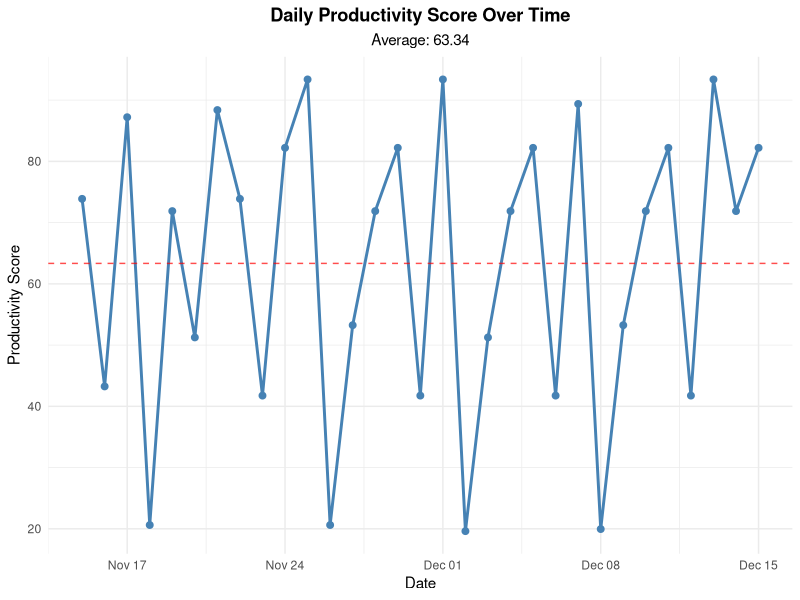
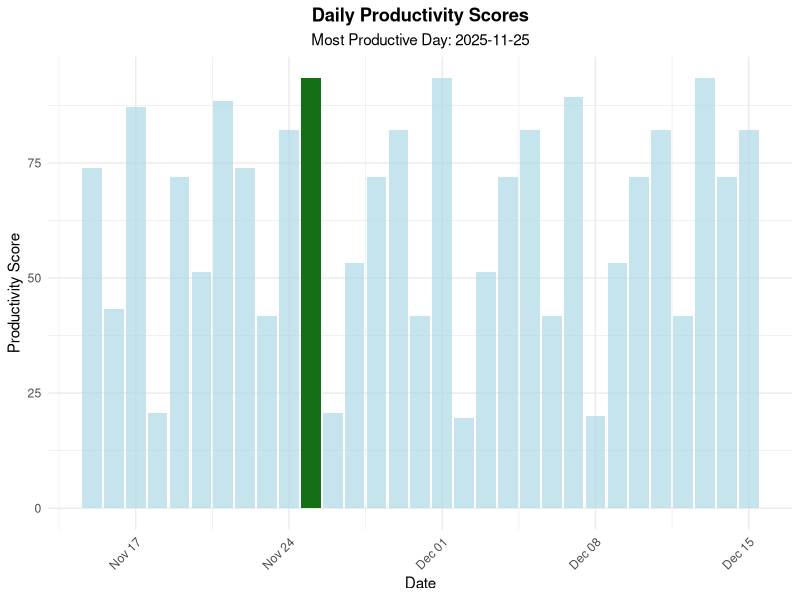
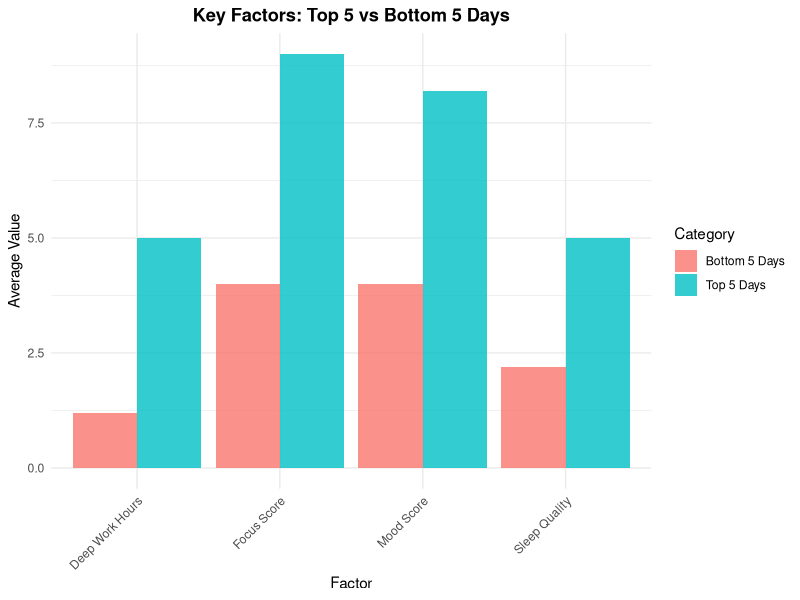

These charts were generated, in order, by the following R code:
# Daily Productivity Analysis
# This script calculates productivity scores and identifies the most productive day

# Set working directory to the script's location
# This ensures the CSV file can be found

# Method 1: Try RStudio API (if available and installed)
tryCatch({
  if (requireNamespace("rstudioapi", quietly = TRUE) && rstudioapi::isAvailable()) {
    setwd(dirname(rstudioapi::getActiveDocumentContext()$path))
  }
}, error = function(e) {
  # If RStudio method fails, continue to next method
})

# Method 2: If Method 1 didn't work, use absolute path
# This is your folder path - it should work now
if (!file.exists("daily_log.csv")) {
  setwd("C:/Users/LENOVO/Desktop/daily_productivity")
}

# Verify we're in the right directory
cat("Current working directory:", getwd(), "\n")
cat("Looking for daily_log.csv...\n")
if (file.exists("daily_log.csv")) {
  cat("✓ File found!\n\n")
} else {
  cat("✗ File not found! Please check the path.\n")
  cat("Files in current directory:\n")
  print(list.files())
  stop("Cannot find daily_log.csv")
}

# Load required libraries
library(dplyr)
library(ggplot2)
library(scales)

# Read the daily log data
daily_log <- read.csv("daily_log.csv", stringsAsFactors = FALSE)
daily_log$date <- as.Date(daily_log$date)

# ============================================================================
# PRODUCTIVITY CALCULATION ALGORITHM
# ============================================================================
# The productivity score is calculated based on multiple factors:
# 1. Sleep Quality (0-25 points): Better sleep = higher productivity
# 2. Sleep Hours (0-20 points): Optimal range 7-8 hours
# 3. Deep Work Hours (0-25 points): More deep work = higher productivity
# 4. Focus Score (0-15 points): Higher focus = higher productivity
# 5. Mood Score (0-10 points): Better mood = higher productivity
# 6. Exercise (0-5 points): Exercise boosts productivity
# 7. Screen Time Penalty (0 to -10 points): Less screen time = better
# 8. Work Efficiency (0-10 points): Ratio of deep work to total work
# Total possible score: 100 points

calculate_productivity <- function(data) {
  # Normalize sleep hours (optimal: 7-8 hours, max points at 7.5)
  sleep_hours_score <- ifelse(
    data$sleep_hours >= 7 & data$sleep_hours <= 8,
    20,  # Optimal range
    ifelse(
      data$sleep_hours >= 6.5 & data$sleep_hours < 7,
      15,  # Good
      ifelse(
        data$sleep_hours > 8 & data$sleep_hours <= 8.5,
        15,  # Good
        ifelse(
          data$sleep_hours >= 6 & data$sleep_hours < 6.5,
          10,  # Acceptable
          ifelse(
            data$sleep_hours > 8.5 & data$sleep_hours <= 9,
            10,  # Acceptable
            5   # Poor
          )
        )
      )
    )
  )
  
  # Sleep quality score (1-5 scale -> 0-25 points)
  sleep_quality_score <- (data$sleep_quality / 5) * 25
  
  # Deep work hours score (0-25 points, assuming max 8 hours)
  deep_work_score <- (data$deep_work_hours / 8) * 25
  
  # Focus score (1-10 scale -> 0-15 points)
  focus_score_points <- (data$focus_score / 10) * 15
  
  # Mood score (1-10 scale -> 0-10 points)
  mood_score_points <- (data$mood_score / 10) * 10
  
  # Exercise score (0-5 points, optimal at 30+ minutes)
  exercise_score <- ifelse(
    data$exercise_minutes >= 30,
    5,
    ifelse(
      data$exercise_minutes >= 15,
      3,
      ifelse(
        data$exercise_minutes > 0,
        1,
        0
      )
    )
  )
  
  # Screen time penalty (less is better, max 10 hours)
  screen_time_penalty <- ifelse(
    data$screen_time_hours <= 4,
    0,  # No penalty
    ifelse(
      data$screen_time_hours <= 5,
      -2,  # Small penalty
      ifelse(
        data$screen_time_hours <= 6,
        -4,  # Medium penalty
        ifelse(
          data$screen_time_hours <= 7,
          -6,  # Large penalty
          -10  # Maximum penalty
        )
      )
    )
  )
  
  # Work efficiency score (deep work / total work ratio, 0-10 points)
  work_efficiency <- ifelse(
    data$work_hours > 0,
    (data$deep_work_hours / data$work_hours) * 10,
    0
  )
  work_efficiency <- pmin(work_efficiency, 10)  # Cap at 10
  
  # Calculate total productivity score
  productivity_score <- sleep_hours_score + 
                       sleep_quality_score + 
                       deep_work_score + 
                       focus_score_points + 
                       mood_score_points + 
                       exercise_score + 
                       screen_time_penalty + 
                       work_efficiency
  
  return(productivity_score)
}

# Calculate productivity scores
daily_log$productivity_score <- calculate_productivity(daily_log)

# Round to 2 decimal places
daily_log$productivity_score <- round(daily_log$productivity_score, 2)

# ============================================================================
# IDENTIFY MOST PRODUCTIVE DAY
# ============================================================================
most_productive_day <- daily_log %>%
  arrange(desc(productivity_score)) %>%
  slice(1)

# Calculate averages for comparison
avg_sleep_hours <- mean(daily_log$sleep_hours)
avg_deep_work <- mean(daily_log$deep_work_hours)
avg_focus <- mean(daily_log$focus_score)
avg_exercise <- mean(daily_log$exercise_minutes)
avg_screen_time <- mean(daily_log$screen_time_hours)
work_efficiency_ratio <- (most_productive_day$deep_work_hours / most_productive_day$work_hours) * 100

cat("\n========================================\n")
cat("MOST PRODUCTIVE DAY\n")
cat("========================================\n")
cat("Date:", format(most_productive_day$date, "%Y-%m-%d"), "\n")
cat("Score:", most_productive_day$productivity_score, "/100\n\n")

cat("Why it was productive:\n")
cat("  • Sleep: ", most_productive_day$sleep_hours, "h (avg: ", round(avg_sleep_hours, 1), "h), Quality: ", most_productive_day$sleep_quality, "/5\n", sep="")
cat("  • Deep Work: ", most_productive_day$deep_work_hours, "h (avg: ", round(avg_deep_work, 1), "h) - ", round(work_efficiency_ratio, 0), "% efficiency\n", sep="")
cat("  • Focus: ", most_productive_day$focus_score, "/10, Mood: ", most_productive_day$mood_score, "/10\n", sep="")
cat("  • Exercise: ", most_productive_day$exercise_minutes, "min (avg: ", round(avg_exercise, 0), "min)\n", sep="")
cat("  • Screen Time: ", most_productive_day$screen_time_hours, "h (avg: ", round(avg_screen_time, 1), "h)\n", sep="")

# Calculate averages for top 5 vs bottom 5
top_5_days <- daily_log %>% arrange(desc(productivity_score)) %>% slice(1:5)
bottom_5_days <- daily_log %>% arrange(productivity_score) %>% slice(1:5)

top_5_avg <- top_5_days %>% summarise(
  avg_sleep_hours = mean(sleep_hours),
  avg_sleep_quality = mean(sleep_quality),
  avg_deep_work = mean(deep_work_hours),
  avg_focus = mean(focus_score),
  avg_mood = mean(mood_score),
  avg_exercise = mean(exercise_minutes),
  avg_screen_time = mean(screen_time_hours)
)

bottom_5_avg <- bottom_5_days %>% summarise(
  avg_sleep_hours = mean(sleep_hours),
  avg_sleep_quality = mean(sleep_quality),
  avg_deep_work = mean(deep_work_hours),
  avg_focus = mean(focus_score),
  avg_mood = mean(mood_score),
  avg_exercise = mean(exercise_minutes),
  avg_screen_time = mean(screen_time_hours)
)

cat("\n========================================\n")
cat("KEY INSIGHTS\n")
cat("========================================\n")
cat("Top 5 vs Bottom 5 Days:\n")
cat("  Sleep: ", round(top_5_avg$avg_sleep_hours, 1), "h vs ", round(bottom_5_avg$avg_sleep_hours, 1), "h\n", sep="")
cat("  Deep Work: ", round(top_5_avg$avg_deep_work, 1), "h vs ", round(bottom_5_avg$avg_deep_work, 1), "h\n", sep="")
cat("  Focus: ", round(top_5_avg$avg_focus, 1), "/10 vs ", round(bottom_5_avg$avg_focus, 1), "/10\n", sep="")
cat("  Exercise: ", round(top_5_avg$avg_exercise, 0), "min vs ", round(bottom_5_avg$avg_exercise, 0), "min\n", sep="")
cat("  Screen Time: ", round(top_5_avg$avg_screen_time, 1), "h vs ", round(bottom_5_avg$avg_screen_time, 1), "h\n", sep="")

# ============================================================================
# VISUALIZATIONS
# ============================================================================

# 1. Productivity Score Over Time
p1 <- ggplot(daily_log, aes(x = date, y = productivity_score)) +
  geom_line(color = "steelblue", linewidth = 1) +
  geom_point(color = "steelblue", size = 2) +
  geom_hline(yintercept = mean(daily_log$productivity_score), 
             linetype = "dashed", color = "red", alpha = 0.7) +
  labs(title = "Daily Productivity Score Over Time",
       x = "Date",
       y = "Productivity Score",
       subtitle = paste("Average:", round(mean(daily_log$productivity_score), 2))) +
  theme_minimal() +
  theme(plot.title = element_text(hjust = 0.5, face = "bold"),
        plot.subtitle = element_text(hjust = 0.5))

# 2. Most Productive Day Highlighted
p2 <- ggplot(daily_log, aes(x = date, y = productivity_score)) +
  geom_col(fill = "lightblue", alpha = 0.7) +
  geom_col(data = most_productive_day, fill = "darkgreen", alpha = 0.9) +
  labs(title = "Daily Productivity Scores",
       subtitle = paste("Most Productive Day:", format(most_productive_day$date, "%Y-%m-%d")),
       x = "Date",
       y = "Productivity Score") +
  theme_minimal() +
  theme(plot.title = element_text(hjust = 0.5, face = "bold"),
        plot.subtitle = element_text(hjust = 0.5),
        axis.text.x = element_text(angle = 45, hjust = 1))

# 3. Key Factors Comparison
top_bottom_comparison <- data.frame(
  Category = rep(c("Top 5 Days", "Bottom 5 Days"), each = 4),
  Factor = rep(c("Sleep Quality", "Deep Work Hours", "Focus Score", "Mood Score"), 2),
  Value = c(
    top_5_avg$avg_sleep_quality, top_5_avg$avg_deep_work, 
    top_5_avg$avg_focus, top_5_avg$avg_mood,
    bottom_5_avg$avg_sleep_quality, bottom_5_avg$avg_deep_work,
    bottom_5_avg$avg_focus, bottom_5_avg$avg_mood
  )
)

p3 <- ggplot(top_bottom_comparison, aes(x = Factor, y = Value, fill = Category)) +
  geom_col(position = "dodge", alpha = 0.8) +
  labs(title = "Key Factors: Top 5 vs Bottom 5 Days",
       x = "Factor",
       y = "Average Value",
       fill = "Category") +
  theme_minimal() +
  theme(plot.title = element_text(hjust = 0.5, face = "bold"),
        axis.text.x = element_text(angle = 45, hjust = 1))

# Display plots
print(p1)
print(p2)
print(p3)

# ============================================================================
# RECOMMENDATIONS
# ============================================================================
cat("\n========================================\n")
cat("RECOMMENDATIONS\n")
cat("========================================\n")
cat("To replicate your most productive day:\n")
cat("  • Sleep: 7-8 hours, quality 4+/5\n")
cat("  • Deep Work: ", round(top_5_avg$avg_deep_work, 0), "+ hours daily (schedule morning blocks)\n", sep="")
cat("  • Exercise: 30+ minutes (morning preferred)\n")
cat("  • Screen Time: Keep below ", round(top_5_avg$avg_screen_time, 0), " hours\n", sep="")
cat("  • Focus: Eliminate distractions, use time-blocking\n")
cat("  • Coffee: Limit to 1-2 cups, avoid after 2 PM\n")

# Save results to CSV
write.csv(daily_log, "daily_log_with_productivity.csv", row.names = FALSE)
cat("\n\nResults saved to: daily_log_with_productivity.csv\n")
